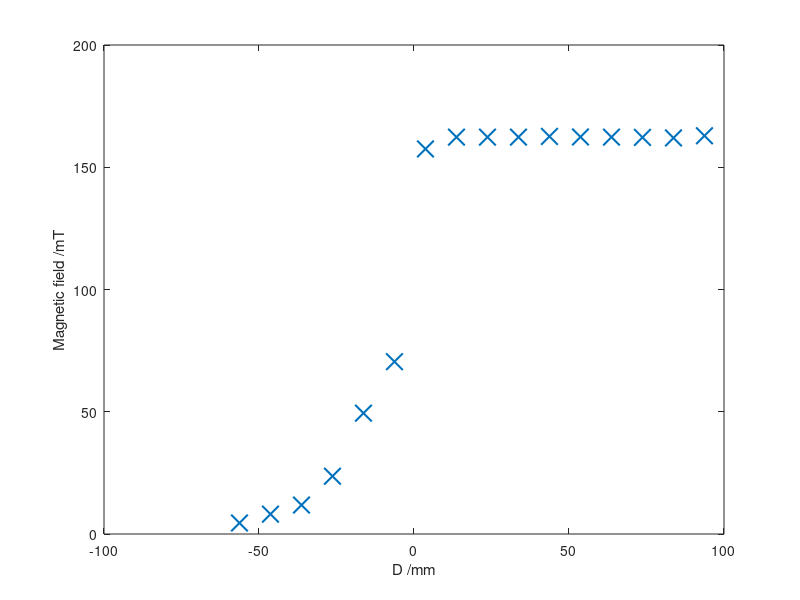

This chart was generated by the following MATLAB code: (Note: this script raises an error after producing the figure.)
%Script to plot the B field from the magnet

%Recorded data points
d1=[0:15];
B1=[3.0,3.78,4.81,5.96,7.68,9.97,13.71,20.83,29.3,58.6,120.0,159.2,162.3,162.3,162.3,162.3];

d2=[15:-1:0];
B2=[162.9,162,162.2,162.3,162.4,162.6,162.3,162.3,162.3,157.5,70.5,49.4,23.61,11.84,8.1,4.5];

L_Ruler=15;
L_box=9.37;


%Plot the data
h_fig=420;
w_fig=560;
%fig_h=figure('Position',[440 438 w_fig h_fig]);
figure
plot((d2-(L_Ruler-L_box))*10,B2,'x','MarkerSize',12,'LineWidth',1.5)
xlabel('D /mm')
ylabel('Magnetic field /mT')

%Load the simulated data from Lorentz, then plot
load('Data\Lorentz B Field.mat')
hold on
plot(x-437,B*1e3,'LineWidth',1.5) %437 is coordinate of start of magnet in lorentz

legend('Experimental','Simulation','Location', 'NorthWest' )

set(gca,'fontsize',16,'LineWidth',1.5)


% print ('..\Figures\B_field.eps','-depsc2')
% savefig('..\Figures\B_field.fig')


%Sanity check on values
B=162e-3;
R=50e-3;
q=1.60217662e-19;
m=4.0026*1.660539040e-27;
%m=5*1.660539040e-27;

V=(R*B)^2*(q/(2*m));
